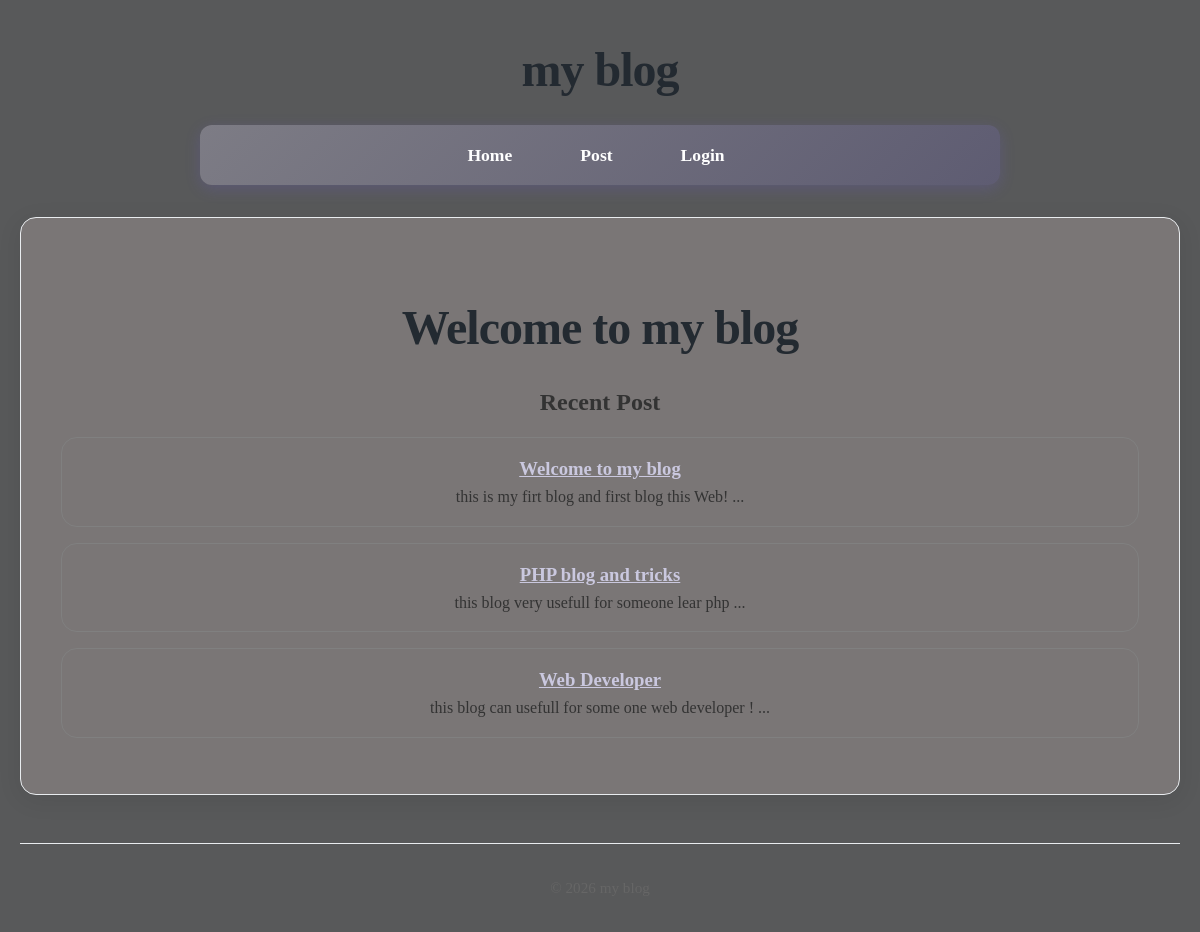
The page / on the database its author committed.
### tables this page shows
CREATE TABLE posts(
    id INTEGER PRIMARY KEY AUTOINCREMENT,
    title TEXT NOT NULL,
    content TEXT NOT NULL,
    views INTEGER DEFAULT 0,
    user_id INTEGER NOT NULL,
    created_at DATETIME DEFAULT CURRENT_TIMESTAMP,
    FOREIGN KEY (user_id) REFERENCES users (id)
);

### core/App.php (called while the page is built, shortened)
<?php
class App{
    protected static $container = [];
    public static function bind(string $key, mixed $value): void{
        static::$container[$key] = $value;
    }
    public static function get(string $key): mixed{
        return static::$container[$key];
    }
}

### app/Models/Post.php (called while the page is built, shortened)
<?php
class Post extends Model{
    protected static string $table = 'posts';
    public static function getRecent(?int $limit = null, ?int $page = null, ?string $search = null)
{
    $db = App::get('database');
    $query = "SELECT * FROM " . static::$table;
    $params = [];
    $query .= " ORDER BY created_at DESC";
    if ($limit !== null && $page !== null) {
        $limit  = (int) $limit;
        $offset = (int) (($page - 1) * $limit);
        $query .= " LIMIT $limit OFFSET $offset";
    }
    return $db->fetchAll($query, $params, static::class);
}
}

### core/DataBase.php (called while the page is built, shortened)
<?php
class DataBase{
    protected $pdo;
    public function __construct(array $config){
        try {
            $dsn = $this->createDsn($config);
            $username = $config['username'] ?? null;
            $password = $config['password'] ?? null;
            $options = $config['options'] ?? null;
            $this->pdo = new PDO($dsn , $username , $password , $options);
            $this->pdo->setAttribute(PDO::ATTR_ERRMODE,PDO::ERRMODE_EXCEPTION);
        } catch (PDOException $e) {
            throw new Exception("Could not connect to the database:" . $e);
        }
    }
    protected function createDsn(array $config): string{
        $driver = $config['driver'];
        $dbname = $config['dbname'];
        return match ($driver) {
            'sqlite' => "sqlite:$dbname",
            default => throw new Exception("Unsupported database driver: $driver") ,
        };
    }
    public function query(string $sql, array $params = []): PDOStatement{
        $stmt = $this->pdo->prepare($sql);
        $stmt->execute($params);
        return $stmt;
    }
    public function fetchAll(string $sql,array $params = [], ?string $classname = null): array{
        $stmt = $this->query($sql,$params);
        return $classname ? $stmt->fetchAll(PDO::FETCH_CLASS , $classname) : $stmt->fetchAll(PDO::FETCH_ASSOC);
    }
}

### app/Controllers/HomeController.php (called while the page is built, shortened)
<?php
class HomeController{
    public function index(){
        $posts = Post::getRecent(5,1,'');
        return View::render(
        template: 'home/index',
        data: [
          'posts' => $posts
        ],
        layout: 'layouts/main'
    );
  }
}

### core/Router.php (called while the page is built, shortened)
<?php
class Router{
    protected array $routes = [];
    protected array $globalMiddleware = [];
    protected array $routeMiddleware = [];
    public function add(string $method ,string $uri ,string $controller , array $middlewares = []): void{
        $this->routes[] = [
            'method' => $method,
            'uri' => $uri,
            'controller' => $controller,
            'middlewares' => $middlewares
        ];
    }
    public function addGlobalMiddleware(string $middleware):void {
        $this->globalMiddleware[] = $middleware;
    }
    public function addRouteMiddleware(string $name,string $middleware):void {
        $this->routeMiddleware[$name] = $middleware;
    }
    public function dispatch(string $uri ,string $method){
        $route = $this->findRoute($uri , $method);
        $middlewares = [
            ...$this->globalMiddleware,
            ...array_map(fn($name)=>$this->routeMiddleware[$name],$route['middlewares'])
        ];
       return $this->runMiddleware(
        $middlewares,
        function () use ($route) {
            [$controller , $action] = explode('@' , $route['controller']);
            return $this->callAction($controller , $action , $route['params']);
        }
       );
    }
    protected function runMiddleware(array $middlewares , callable $target): mixed{
        $next = $target;
        foreach(array_reverse($middlewares) as $middleware){
            $next = function() use ($middleware , $next){
                error_log("Middle ware : running $middleware");
                return (new $middleware)->handle($next);
            };
        }
        return $next();
    }
    protected function findRoute(string $uri , string $method): ?array{
        foreach($this->routes as $route){
            $params = $this->matchRoute($route['uri'] , $uri);
            if($params !== null && $route['method'] === $method){
                return [...$route , 'params' => $params];
            }
        }
        return null;
    }
    protected function matchRoute(string $routeUri,string $requestUri): ?array{
        $params = [];
        return $params;
    }
    protected function callAction(string $controller,string $action,array $params): string{
        return (new $controller)->$action(... $params);
    }
}

### app/Middlewares/CSRF.php (called while the page is built, shortened)
<?php
class CSRF implements MiddleWare{
    public function handle(callable $next){
      return $next();
    }
}

### app/Middlewares/View.php (called while the page is built, shortened)
<?php
class View implements MiddleWare{
    public function handle(callable $next){
      return $next();
    }
}

### core/View.php (called while the page is built, shortened)
<?php
class View{
    protected static $globals = [];
    public static function share(string $key , mixed $value): void{
        static::$globals[$key] = $value;
    }
    public static function render(string $template , array $data = [] , $layout = null): string{
        $data = [...static::$globals , ...$data];
        $content = static::renderTemplate($template, $data);
        return static::renderLayout($layout , $data, $content);
    }
    public static function partial(string $template , array $data = []): string{
        return static::renderTemplate("partials/$template" , $data);
    }
    protected static function renderTemplate(string $template , array $data): string{
        extract($data);
        $path = dirname(__DIR__) . "/app/Views/$template.php";
        require $path;
        return ob_get_clean();
    }
     protected static function renderLayout(?string $template , array $data, string $content):string{
        return ob_get_clean();
    }
}

### helpers.php (called while the page is built, shortened)
<?php
if(!function_exists('partial')){
function partial(string $template , array $data = []): string{
    return View::partial($template , $data);
}
}

### app/Views/partials/_post.php (the view)
<?php foreach($posts as $post): ?>
    <article>
        <h3>
           <a href="/post/<?= $post->id ?>"><?= htmlspecialchars($post->title) ?></a>
        </h3>
        <p><?= htmlspecialchars(substr($post->content , 0, 100)) ?> ... </p>
    </article>
<?php endforeach; ?>

### public/style/style-form.css (style rules this page uses)
body { text-align: center; align-items: center; justify-content: center; }

### public/style/style-main.css (style rules this page uses)
* { margin: 0; padding: 0; box-sizing: border-box; }
body { font-family: Cambria, Cochin, Georgia, Times, 'Times New Roman', serif; line-height: 1.6; color: #333; background-color: #58595a; max-width: 1200px; margin: 0 auto; padding: 0 20px; }
article { margin-bottom: 1rem; margin-top: 1rem; padding: 1rem; border: 1px solid gray; border-radius: 1rem; transition: 300ms ease-in; }
body { animation: fadeIn 0.5s ease-out; }
a { color: #cac8df; transition: color 0.3s ease; }

### rows shown on the page
posts: title "Welcome to my blog", content "this is my firt blog and first blog this Web!"
posts: title "PHP blog and tricks", content "this blog very usefull for someone lear php"
posts: title "Web Developer", content "this blog can usefull for some one web developer !"
